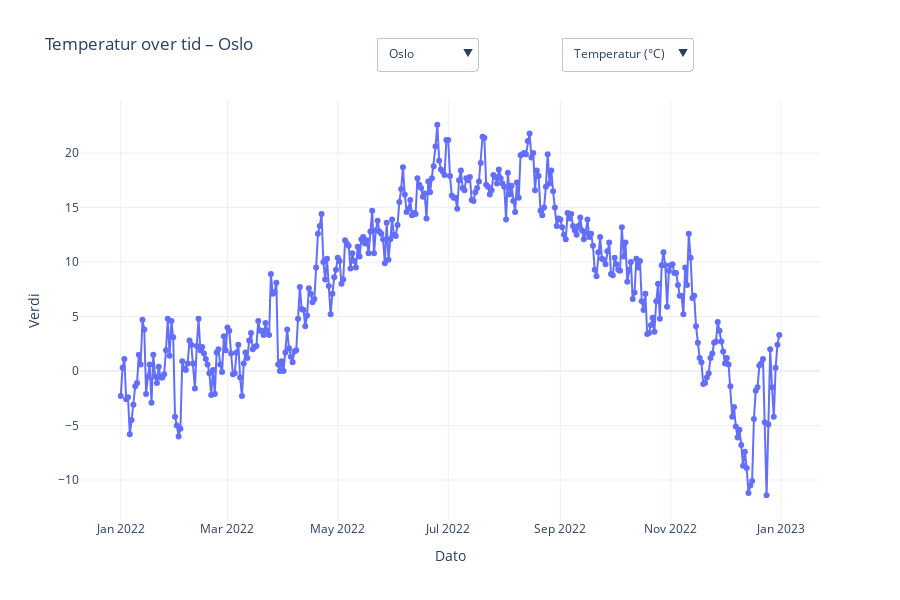

The cell this chart's notebook holds for it:
### Code cell
from statistikk_funksjoner import interaktiv_by_og_variabel_plot

# Kaller på interaktiv_by_og_variabel_plot funksjonen for å lage interaktive plott av nedbør, vindstyrke og lufttemperatur i Oslo, Bergen og Trondheim
interaktiv_by_og_variabel_plot(df)

### Figure 1 — Plotly figure (JSON) as saved in the notebook; plotly's stock layout.template omitted (floating-point values rounded to 4 significant figures; data arrays with more than 128 entries replaced by an {"elided": "..."} marker saying what was removed)
{"data": [{"mode": "lines+markers", "name": "Oslo – Temperatur (°C)", "type": "scatter", "visible": true, "x": {"elided": "365 str values"}, "y": {"elided": "365 float values"}}, {"mode": "lines+markers", "name": "Bergen – Temperatur (°C)", "type": "scatter", "visible": false, "x": {"elided": "365 str values"}, "y": {"elided": "365 float values"}}, {"mode": "lines+markers", "name": "Trondheim – Temperatur (°C)", "type": "scatter", "visible": false, "x": {"elided": "365 str values"}, "y": {"elided": "365 float values"}}, {"mode": "lines+markers", "name": "Oslo – Nedbør (mm)", "type": "scatter", "visible": false, "x": {"elided": "365 str values"}, "y": {"elided": "365 float values"}}, {"mode": "lines+markers", "name": "Bergen – Nedbør (mm)", "type": "scatter", "visible": false, "x": {"elided": "365 str values"}, "y": {"elided": "365 float values"}}, {"mode": "lines+markers", "name": "Trondheim – Nedbør (mm)", "type": "scatter", "visible": false, "x": {"elided": "365 str values"}, "y": {"elided": "365 float values"}}, {"mode": "lines+markers", "name": "Oslo – Vindstyrke (m/s)", "type": "scatter", "visible": false, "x": {"elided": "365 str values"}, "y": {"elided": "365 float values"}}, {"mode": "lines+markers", "name": "Bergen – Vindstyrke (m/s)", "type": "scatter", "visible": false, "x": {"elided": "365 str values"}, "y": {"elided": "365 float values"}}, {"mode": "lines+markers", "name": "Trondheim – Vindstyrke (m/s)", "type": "scatter", "visible": false, "x": [], "y": []}], "layout": {"height": 600, "hovermode": "x unified", "title": {"text": "Temperatur over tid – Oslo"}, "updatemenus": [{"buttons": [{"args": [{"visible": [true, false, false, false, false, false, false, false, false]}, {"title": "Temperatur over tid – Oslo"}], "label": "Oslo", "method": "update"}, {"args": [{"visible": [false, false, false, true, false, false, false, false, false]}, {"title": "Temperatur over tid – Bergen"}], "label": "Bergen", "method": "update"}, {"args": [{"visible": [false, false, false, false, false, false, true, false, false]}, {"title": "Temperatur over tid – Trondheim"}], "label": "Trondheim", "method": "update"}], "direction": "down", "showactive": true, "x": 0.4, "xanchor": "left", "y": 1.15, "yanchor": "top"}, {"buttons": [{"args": [{"visible": [true, false, false, false, false, false, false, false, false]}, {"title": "Temperatur (°C) over tid – Oslo"}], "label": "Temperatur (°C)", "method": "update"}, {"args": [{"visible": [false, true, false, false, false, false, false, false, false]}, {"title": "Nedbør (mm) over tid – Oslo"}], "label": "Nedbør (mm)", "method": "update"}, {"args": [{"visible": [false, false, true, false, false, false, false, false, false]}, {"title": "Vindstyrke (m/s) over tid – Oslo"}], "label": "Vindstyrke (m/s)", "method": "update"}], "direction": "down", "showactive": true, "x": 0.65, "xanchor": "left", "y": 1.15, "yanchor": "top"}], "xaxis": {"title": {"text": "Dato"}}, "yaxis": {"title": {"text": "Verdi"}}}}
